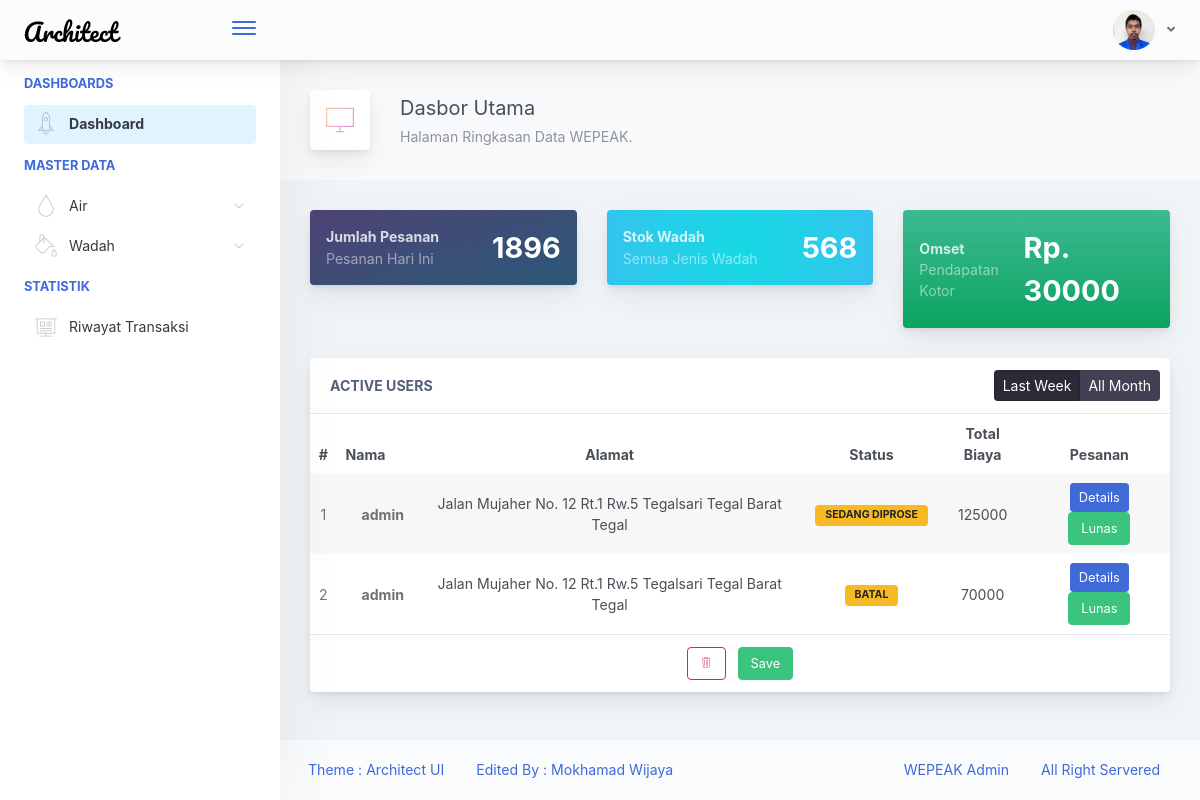
Page /view/ (signed in) on the earlier database version.
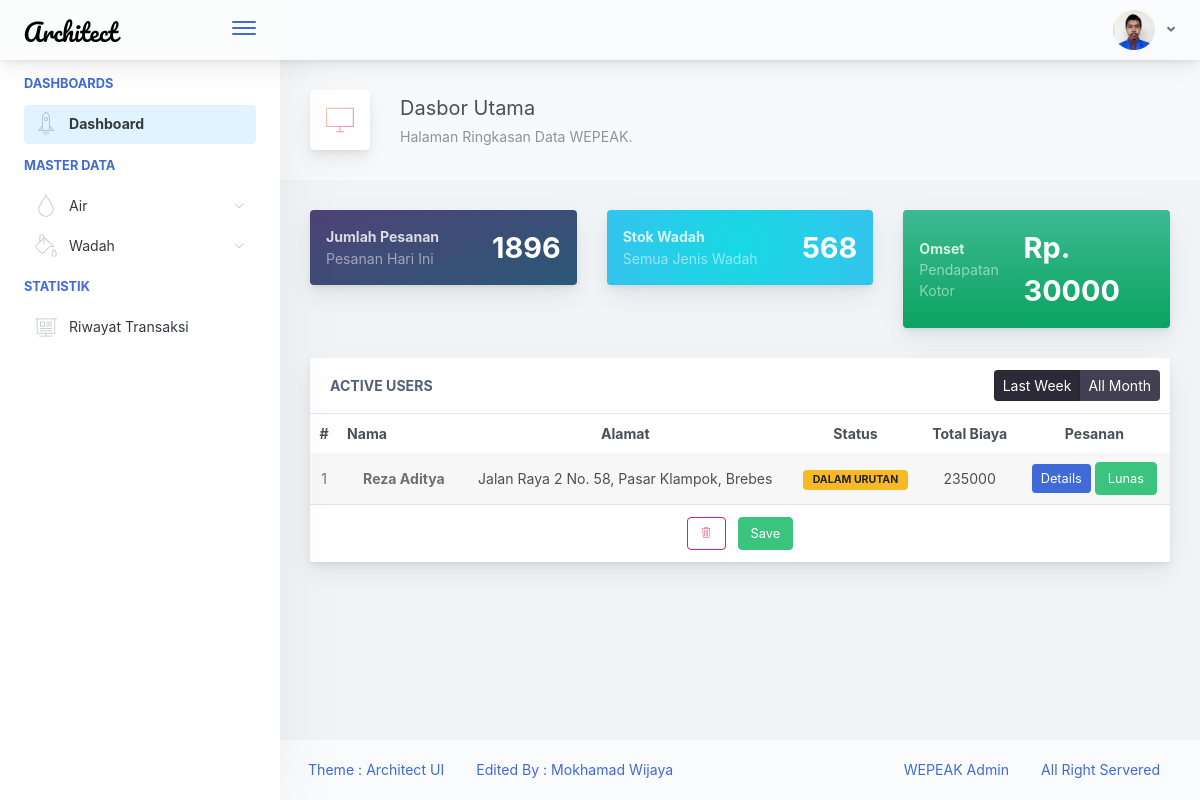
Same page on the later database version.
### tables this page shows
CREATE TABLE `transaksi` (
  `id` int(11) NOT NULL,
  `id_user` int(11) NOT NULL,
  `alamat` text NOT NULL,
  `ongkir` float DEFAULT NULL,
  `total` double NOT NULL,
  `status` varchar(15) DEFAULT NULL,
  `lunas` tinyint(1) DEFAULT NULL,
  `created_at` timestamp NOT NULL DEFAULT current_timestamp() ON UPDATE current_timestamp(),
  `update_at` timestamp NOT NULL DEFAULT current_timestamp() ON UPDATE current_timestamp(),
  `delete_at` timestamp NULL DEFAULT NULL
);

CREATE TABLE `users` (
  `id` int(11) NOT NULL,
  `nama` varchar(30) NOT NULL,
  `alamat` varchar(100) NOT NULL,
  `gender` enum('Laki-Laki','Perempuan') NOT NULL,
  `no_hp` varchar(13) DEFAULT NULL,
  `username` varchar(25) NOT NULL,
  `password` varchar(128) NOT NULL,
  `email` varchar(25) NOT NULL,
  `foto` varchar(32) NOT NULL DEFAULT 'person.png',
  `role` varchar(9) NOT NULL,
  `pertanyaan` varchar(50) DEFAULT NULL,
  `jawaban` varchar(50) NOT NULL,
  `created_at` timestamp NOT NULL DEFAULT current_timestamp(),
  `update_at` timestamp NOT NULL DEFAULT current_timestamp() ON UPDATE current_timestamp(),
  `delete_at` timestamp NULL DEFAULT NULL
);

### model/keranjang.php (called while the page is built, shortened)
<?php
require_once 'paket.php';
class Keranjang
{
  public $id;
  function get_keranjang_all_belum_lunas()
  {
    try {
      $con = new PDO('mysql:host=localhost;dbname=wepeak', "root", '');
      $con->setAttribute(PDO::ATTR_ERRMODE, PDO::ERRMODE_EXCEPTION);
      $transaksi = $con->prepare("SELECT transaksi.id, transaksi.alamat, transaksi.ongkir, transaksi.total,transaksi.status, transaksi.lunas,
                                  users.nama
                                  FROM wepeak.transaksi
                                  INNER JOIN users ON transaksi.id_user=users.id
                                  WHERE transaksi.delete_at IS NULL AND transaksi.lunas = 0
                                  ORDER BY transaksi.created_at;");
      $transaksi->execute();
      $result = $transaksi->fetchAll();
      return $result;
    } catch (\Exception $e) {
      var_dump($e);die;
      return $e;
    }
  }
  function get_idbarang_pengguna()
  {
    try {
      $con = new PDO('mysql:host=localhost;dbname=wepeak', "root", '');
      $con->setAttribute(PDO::ATTR_ERRMODE, PDO::ERRMODE_EXCEPTION);
      $query = "SELECT * FROM wepeak.detail_transaksi WHERE id_transaksi = :id_transaksi";
      $statement = $con->prepare($query);
      $statement->bindParam(':id_transaksi', $this->id);
      $statement->execute();
      $result = $statement->fetchAll();
      return $result;
    } catch (\Exception $e) {
      echo "Koneksi atau query bermasalah: ". $e->getMessage(). "<br/>";
    }
  }
}
 ?>

### model/paket.php (called while the page is built, shortened)
<?php
function get_paket_once($id)
{
  try {
    $con = new PDO('mysql:host=localhost;dbname=wepeak', "root", '');
    $con->setAttribute(PDO::ATTR_ERRMODE, PDO::ERRMODE_EXCEPTION);
    if (isset($id)) {
      $wadah = $con->prepare("SELECT paket.id, paket.id_satuan, paket.id_wadah, paket.id_air, jenis_air.nama AS air, wadah.jenis AS wadah, paket.banyak AS banyak, satuan.satuan AS satuan, paket.harga, paket.created_at, paket.update_at, paket.delete_at FROM harga_satuan paket INNER JOIN jenis_air ON paket.id_air=jenis_air.id INNER JOIN wadah ON paket.id_wadah=wadah.id INNER JOIN satuan ON paket.id_satuan=satuan.id WHERE paket.delete_at IS NULL AND paket.id=:id");
      $wadah->bindParam(':id', $id);
      $wadah->execute();
      $result = $wadah->fetchAll();
      return $result;
    } else {
      $error = "Ada kesalahan. Disarankan untuk mode debugging";
      echo "Ada kesalahan. Disarankan untuk mode debugging";
      return $error;
    }
  } catch (\Exception $e) {
    echo "Koneksi atau query bermasalah: ". $e->getMessage() . "<br/>";
    die;
  }
}
 ?>

### view/partials/content.php (the view, shortened to what the changed rows need)
<?php
require_once '../model/keranjang.php';
$keranjang = new Keranjang();
$BelumLunas = $keranjang->get_keranjang_all_belum_lunas();
foreach ($BelumLunas as $key => $value) {
  $keranjang->id = $value['id'];
  $idBarang = $keranjang->get_idbarang_pengguna();
  $products = [];
  foreach ($idBarang as $keye => $data) {
    $namaPaket = get_paket_once($data['id_harga_satuan'])[0];
    $products[$namaPaket['air']] = ["nama" => $namaPaket['air'] . " " . $namaPaket['banyak'] . $namaPaket['satuan'],
                                    "wadah" => $namaPaket['wadah'],
                                    "harga" => $namaPaket['harga'],
                                    "jumlah" => $data['jumlah'],
                                    "subtotal" => $data['subtotal']
                                  ];
  }
  $BelumLunas[$key]['produk'] = $products;
}
 ?>
<div class="row">
    <div class="col-md-12">
        <div class="main-card mb-3 card">
            <div class="table-responsive">
                <table class="align-middle mb-0 table table-borderless table-striped table-hover">
                    <thead>
                    <tr>
                        <th class="text-center">#</th>
                        <th>Nama</th>
                        <th class="text-center">Alamat</th>
                        <th class="text-center">Status</th>
                        <th class="text-center">Total Biaya</th>
                        <th class="text-center">Pesanan</th>
                    </tr>
                    </thead>
                    <tbody>
                      <?php foreach ($BelumLunas as $key => $value): ?>
                        <tr class="produkDashboardRow" id="<?=$value['id'];?>produkDashboardRow">
                          <td class="text-center text-muted numberDashboard"><?=$key+1;?></td>
                          <td class="namaOrangDashboard">
                            <div class="widget-content p-0">
                              <div class="widget-content-wrapper">
                                <div class="widget-content-left flex2">
                                  <div class="widget-heading"><?=$value['nama'];?></div>
                                </div>
                              </div>
                            </div>
                          </td>
                          <td class="text-center alamatDashboard"><?=$value['alamat'];?></td>
                          <td class="text-center statusPesananDashboard" id="<?=$value['id'];?>statusPesananDashboard">
                            <div class="badge badge-warning triggerUbahStatus"><?=$value['status'];?></div>
                          </td>
                          <td class="text-center totalBiayaDashboard"><?=$value['total'];?></td>
                          <td class="text-center buttonProdukDashboard">
                            <button type="button" id="<?=$value['id'];?>buttonShowProdukDashboard" class="btn btn-primary btn-sm
                              buttonShowProdukDashboard">Details</button>
                            <a href="#" type="button" id="<?=$value['id'];?>Lunas" class="btn btn-success">Lunas</button>
                          </td>
                        </tr>
                      <?php endforeach; ?>
                    </tbody>
                </table>
            </div>
        </div>
    </div>
</div>

Differences in the rows shown:
no longer on this page (row edited): transaksi: id_user.nama "admin", alamat "Jalan Mujaher No. 12 Rt.1 Rw.5 Tegalsari Tegal Barat Tegal", status "SEDANG DIPROSE", total "125000"
no longer on this page (row edited): transaksi: id_user.nama "admin", alamat "Jalan Mujaher No. 12 Rt.1 Rw.5 Tegalsari Tegal Barat Tegal", status "BATAL", total "70000"
added transaksi: id_user.nama "Reza Aditya", alamat "Jalan Raya 2 No. 58, Pasar Klampok, Brebes", status "DALAM URUTAN", total "235000"
